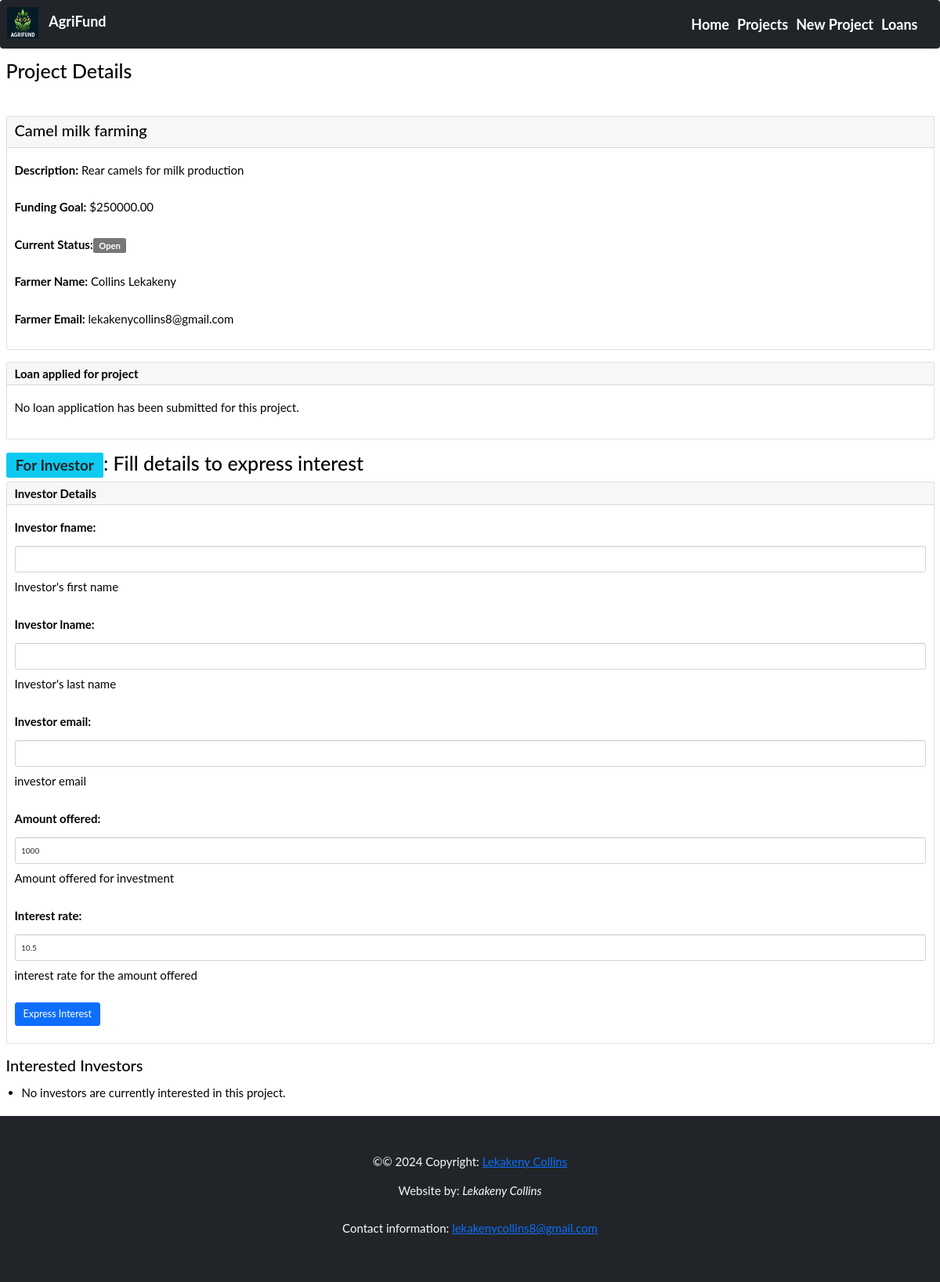
Page /projects/17/ on the earlier database version.
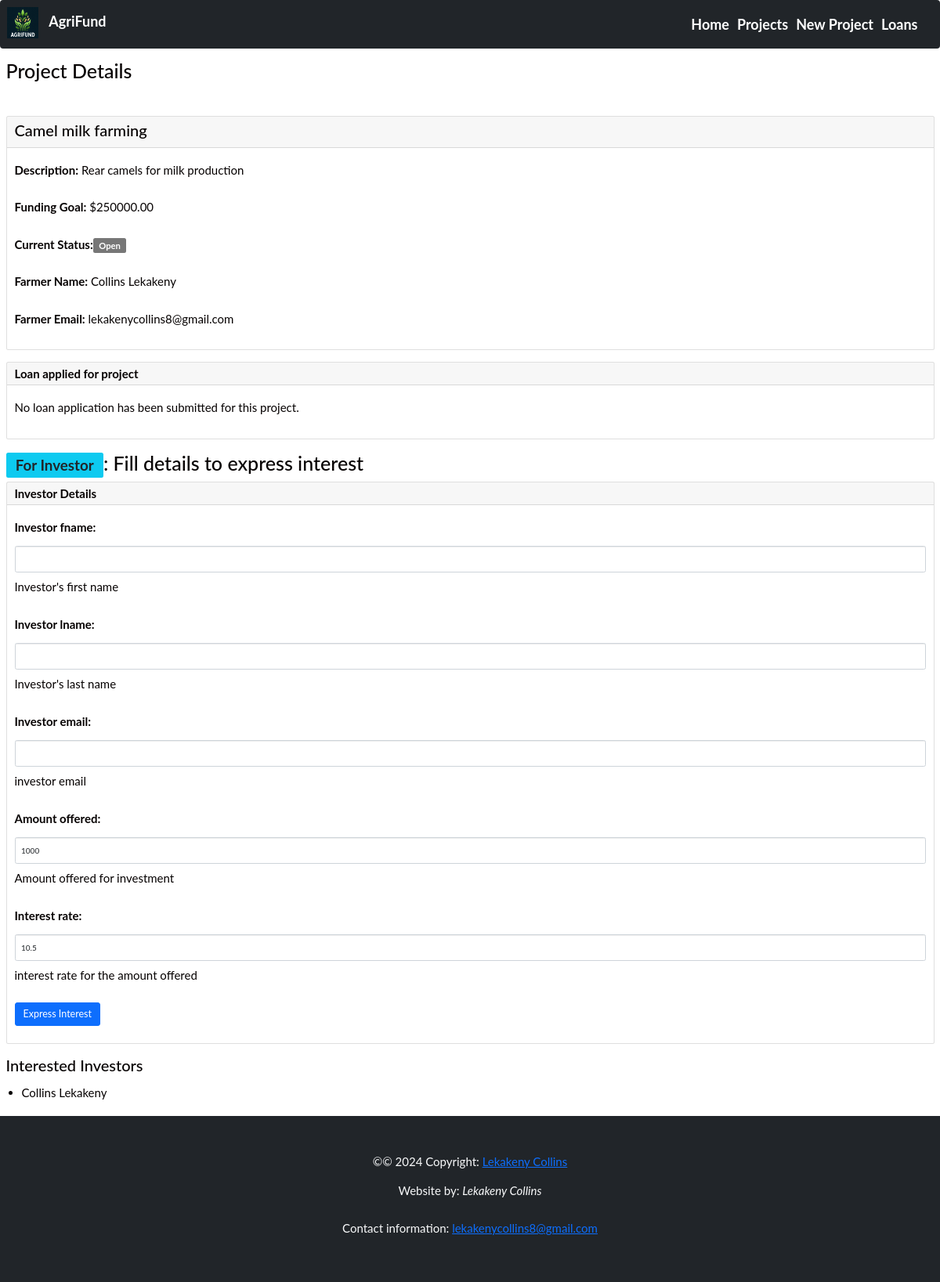
Same page on the later database version.
### agri_project/models.py (models this page shows, shortened)
class BaseModel(models.Model):
    created_at = models.DateTimeField(auto_now_add=True)
    updated_at = models.DateTimeField(auto_now=True)
    class Meta:
        abstract = True

class InvestorInterest(BaseModel):
    project = models.ForeignKey(Project, on_delete=models.CASCADE)
    investor_fname = models.CharField(max_length=50, help_text="Investor's first name")
    investor_lname = models.CharField(max_length=50, help_text="Investor's last name")
    investor_email = models.EmailField(help_text="investor email")
    amount_offered = models.DecimalField(max_digits=10, decimal_places=2, default=1000,
            help_text="Amount offered for investment")
    interest_rate = models.DecimalField(max_digits=5, decimal_places=2, default=10.5,
            help_text="interest rate for the amount offered")

### agri_project/views.py (the view, shortened to what this page needs)
# urls.py: path('projects/<int:pk>/', views.project_details, name='project_details'),
def project_details(request, pk):
    project = get_object_or_404(Project, pk=pk)
    loan_applications = project.loanapplication_set.all()
    interested_investors = project.investorinterest_set.all()
    form = InvestorInterestForm()
    context = {'project': project, 'loan_applications': loan_applications,
            'interested_investors': interested_investors, 'form': form}
    return render(request, 'agri_project/project_details.html', context)

### agri_project/forms.py
class InvestorInterestForm(forms.ModelForm):
    class Meta:
        model = InvestorInterest
        fields = ['investor_fname', 'investor_lname', 'investor_email',
                'amount_offered', 'interest_rate']
        widgets = {
                'investor_fname': forms.TextInput(attrs={'class': 'form-control'}),
                'investor_lname': forms.TextInput(attrs={'class': 'form-control'}),
                'investor_email': forms.EmailInput(attrs={'class': 'form-control'}),
                'amount_offered': forms.NumberInput(attrs={'class': 'form-control'}),
                'interest_rate': forms.NumberInput(attrs={'class': 'form-control'}),
                }

### agri_project/templates/agri_project/project_details.html (shortened to what this page needs)
{% extends 'agri_project/base.html' %}
{% block content %}
<div class="container-fluid ms-auto">
          <section><br>
              <h1>Project Details</h1><br>
              <div class="card mt-4 mt-lg-0 mb-4 me-auto ml-4">
                <div class="card-header d-lg-flex">
                  <h2>{{ project.name }}</h2>
                </div>
                <div class="card-body">
                  <p><strong>Description:</strong> {{ project.description }}</p>
                  <p><strong>Funding Goal:</strong> ${{ project.funding_goal }}</p>
		  <p><strong>Current Status:</strong><span class="badge bg-info-soft">{{ project.current_status }}</span></p>
                  <p><strong>Farmer Name:</strong> {{ project.farmer_name }}</p>
                  <p><strong>Farmer Email:</strong> {{ project.farmer_email }}</p>
                </div>
              </div>
</section>
</div>
<section class="container-fluid ms-auto">
              <div class="card mb-4">
                <div class="card-header">
                    <h4 class="mb-0"><strong>Loan applied for project</strong></h4>
                </div>
                <div class="card-body">
                  {% if loan_applications %}
		  	{% for loan_application in loan_applications %}
                      		<p><strong>Amount Requested:</strong>$ {{ loan_application.amount_requested }}</p>
                      		<p><strong>Supporting Documents:</strong> <a href="{{ loan_applications.supporting_docs.url }}">Download</a></p>
			{% endfor %}
                  {% else %}
                      <p>No loan application has been submitted for this project.</p>
                  {% endif %}
                </div>
              </div>
</section>
<section class="container-fluid">
	<h1><span class="badge bg-info text-dark">For Investor</span>: Fill details to express interest</h1>
              <div class="card mb-4">
                <form id="investorInterestForm" method="POST">
                  <div class="card-header">
                    <h4 class="mb-0"><strong>Investor Details</strong></h4>
                  </div>
                  <div class="card-body mb-3">
			{{ form.as_p }}
                    <button type="submit" class="btn btn-primary btn-lg mt-12">Express Interest</button>
                  </div>
                </form>
              </div>
</section>
<section class="container-fluid">
	<h2>Interested Investors</h2>
	<ul>
		{% for investor in interested_investors %}
			<li
				>{{ investor.investor_fname }} {{ investor.investor_lname }}
			</li>
		{% empty %}
			<li>No investors are currently interested in this project.</li>
		{% endfor %}
	</ul>
</section>
{% endblock %}

Differences in the rows shown:
added InvestorInterest: investor_fname "Collins", investor_lname "Lekakeny"
Other differences:
text no longer shown: "No investors are currently interested in this project."
